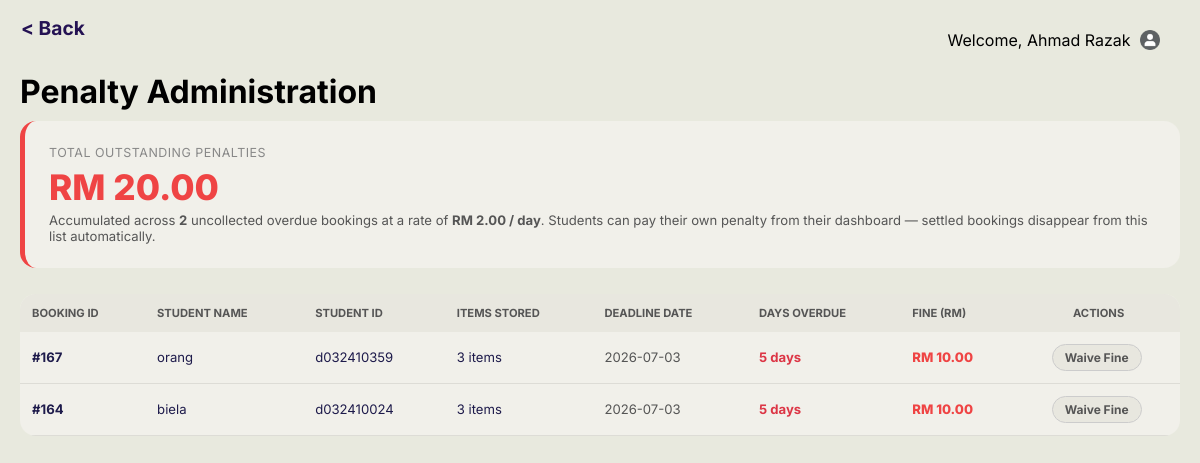
Before: /staffpenalty.php (signed in) with the older database file.
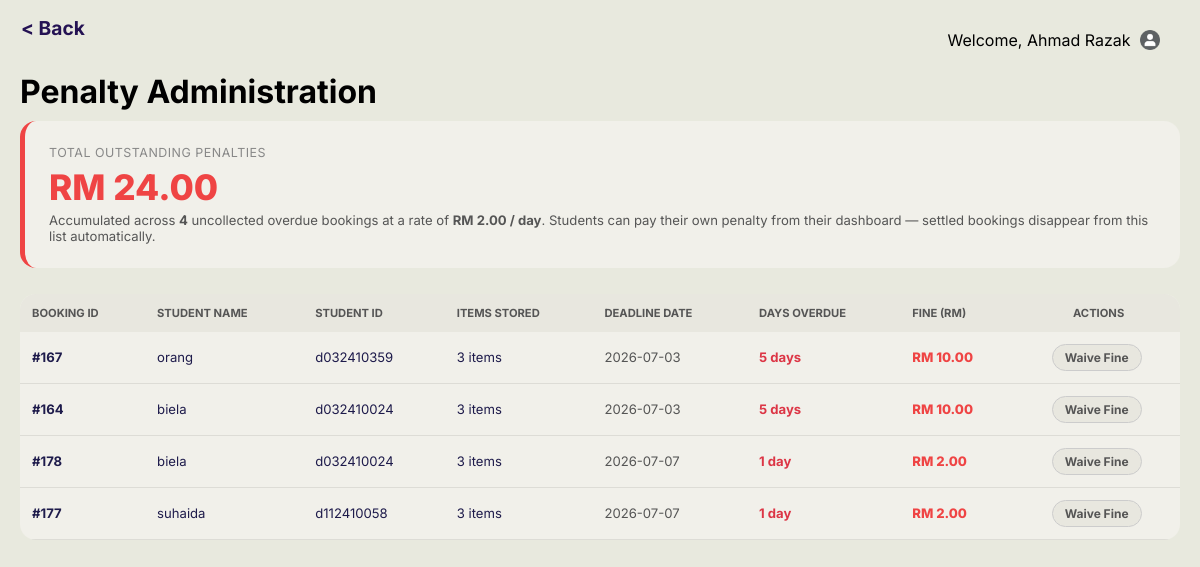
After: the same page with the newer database file.
### tables this page shows
CREATE TABLE `booking` (
  `Booking_ID` int(100) NOT NULL,
  `Booking_Date` date NOT NULL,
  `DropOff_Date` date NOT NULL,
  `Pickup_Date` date NOT NULL,
  `Booking_Status` char(100) NOT NULL,
  `Rejection_Reason` text DEFAULT NULL,
  `Rejection_Photo` varchar(255) DEFAULT NULL,
  `Booking_Priority` char(1) NOT NULL,
  `Staff_ID` int(100) NOT NULL,
  `Student_ID` varchar(10) NOT NULL,
  `Dropoff_Photo` varchar(255) DEFAULT NULL,
  `Dropoff_Status` varchar(20) DEFAULT NULL
);

CREATE TABLE `student` (
  `Student_ID` varchar(10) NOT NULL,
  `Student_Name` varchar(100) NOT NULL,
  `Student_Mail` varchar(30) NOT NULL,
  `Student_Password` varchar(100) NOT NULL,
  `Student_PhoneNo` char(15) NOT NULL,
  `Gender` char(1) NOT NULL,
  `Residential_ID` int(100) NOT NULL
);

### staffpenalty.php (the view, shortened to what the changed rows need)
<?php
$conn = new mysqli("localhost", "root", "", "utem_accommodation");
$conn->query("SET time_zone = '+08:00'");
$PENALTY_RATE = 2.00;
$overdueQuery = $conn->query("
    SELECT
        b.Booking_ID,
        b.Pickup_Date,
        b.DropOff_Date,
        s.Student_Name,
        s.Student_ID,
        GREATEST(1, CEIL(TIMESTAMPDIFF(SECOND, DATE_ADD(b.Pickup_Date, INTERVAL 11 HOUR), NOW()) / 86400)) AS DaysOverdue,
        COALESCE(SUM(i.Quantity), 0) AS TotalItems
    FROM booking b
    LEFT JOIN student s ON b.Student_ID = s.Student_ID
    LEFT JOIN item i    ON b.Booking_ID = i.Booking_ID
    WHERE LOWER(b.Booking_Status) = 'approved'
      AND DATE_ADD(b.Pickup_Date, INTERVAL 11 HOUR) < NOW()
    GROUP BY b.Booking_ID, b.Pickup_Date, b.DropOff_Date, s.Student_Name, s.Student_ID
    ORDER BY DaysOverdue DESC
");
$totalOverdueRecords = 0;
$grandTotalPenalties = 0.00;
$overdueList         = [];
while ($row = $overdueQuery->fetch_assoc()) {
    $days = max(0, (int)$row['DaysOverdue']);
    $fine = round($days * $PENALTY_RATE, 2);
    $row['Calculated_Fine'] = $fine;
    $overdueList[]          = $row;
    $totalOverdueRecords++;
    $grandTotalPenalties += $fine;
}
?>
<!DOCTYPE html>
<html lang="en">
<head>
    <link rel="stylesheet" href="status.css">
    <link rel="stylesheet" href="mobile.css">
</head>
<body>
<div id="wrapper">
    <div class="full-content-panel">
        <h1>Penalty Administration</h1>
        <div class="penalty-hero">
            <div class="hero-title">Total Outstanding Penalties</div>
            <div class="hero-value">RM <?php echo number_format($grandTotalPenalties, 2); ?></div>
            <div class="hero-sub">
                Accumulated across <strong><?php echo $totalOverdueRecords; ?></strong>
                uncollected overdue booking<?php echo $totalOverdueRecords !== 1 ? 's' : ''; ?>
                at a rate of <strong>RM <?php echo number_format($PENALTY_RATE, 2); ?> / day</strong>.
                Students can pay their own penalty from their dashboard — settled bookings disappear from this list automatically.
            </div>
        </div>
        <div style="overflow-x:auto;">
            <table class="report-table" style="width:100%; border-collapse:collapse; background:#f1f0ea; border-radius:16px; overflow:hidden; font-size:0.82rem;">
                <thead>
                    <tr style="background:#e8e7df; color:#555; font-size:0.7rem; text-transform:uppercase; text-align:left;">
                        <th style="padding:12px;">Booking ID</th>
                        <th style="padding:12px;">Student Name</th>
                        <th style="padding:12px;">Student ID</th>
                        <th style="padding:12px;">Items Stored</th>
                        <th style="padding:12px;">Deadline Date</th>
                        <th style="padding:12px;">Days Overdue</th>
                        <th style="padding:12px;">Fine (RM)</th>
                        <th style="padding:12px; text-align:center;">Actions</th>
                    </tr>
                </thead>
                <tbody>
                <?php if (!empty($overdueList)): ?>
                    <?php foreach ($overdueList as $item): ?>
                    <tr style="color:#1e1b4b; border-bottom:1px solid #dddcd6;">
                        <td style="padding:12px; font-weight:700;">#<?php echo $item['Booking_ID']; ?></td>
                        <td style="padding:12px;"><?php echo htmlspecialchars($item['Student_Name']); ?></td>
                        <td style="padding:12px;"><?php echo htmlspecialchars($item['Student_ID']); ?></td>
                        <td style="padding:12px;"><?php echo $item['TotalItems']; ?> item<?php echo $item['TotalItems'] != 1 ? 's' : ''; ?></td>
                        <td style="padding:12px; color:#555;"><?php echo htmlspecialchars($item['Pickup_Date']); ?></td>
                        <td style="padding:12px; font-weight:700; color:#dc3545;"><?php echo $item['DaysOverdue']; ?> day<?php echo $item['DaysOverdue'] != 1 ? 's' : ''; ?></td>
                        <td style="padding:12px; font-weight:800; color:#ef4444;">RM <?php echo number_format($item['Calculated_Fine'], 2); ?></td>
                        <td style="padding:12px; text-align:center;">
                            <form method="POST" style="display:inline-block; margin:0;">
                                <button type="submit" name="action_type" value="waive" class="action-btn btn-waive"
                                    onclick="return confirm('Waive penalty for Booking #<?php echo $item['Booking_ID']; ?>?')">
                                    Waive Fine
                                </button>
                            </form>
                        </td>
                    </tr>
                    <?php endforeach; ?>
                <?php endif; ?>
                </tbody>
            </table>
        </div>
    </div>
</div>
</body>
</html>

Changed rows visible on the page:
added booking: Booking_ID "178", Student_ID.Student_Name "biela", Student_ID.Student_ID "d032410024", TotalItems "3", Pickup_Date "2026-07-07", DaysOverdue "1", Calculated_Fine "2.00"
added booking: Booking_ID "177", Student_ID.Student_Name "suhaida", Student_ID.Student_ID "d112410058", TotalItems "3", Pickup_Date "2026-07-07", DaysOverdue "1", Calculated_Fine "2.00"
Other visible differences:
$grandTotalPenalties: "20.00" → "24.00"
$totalOverdueRecords: "2" → "4"
